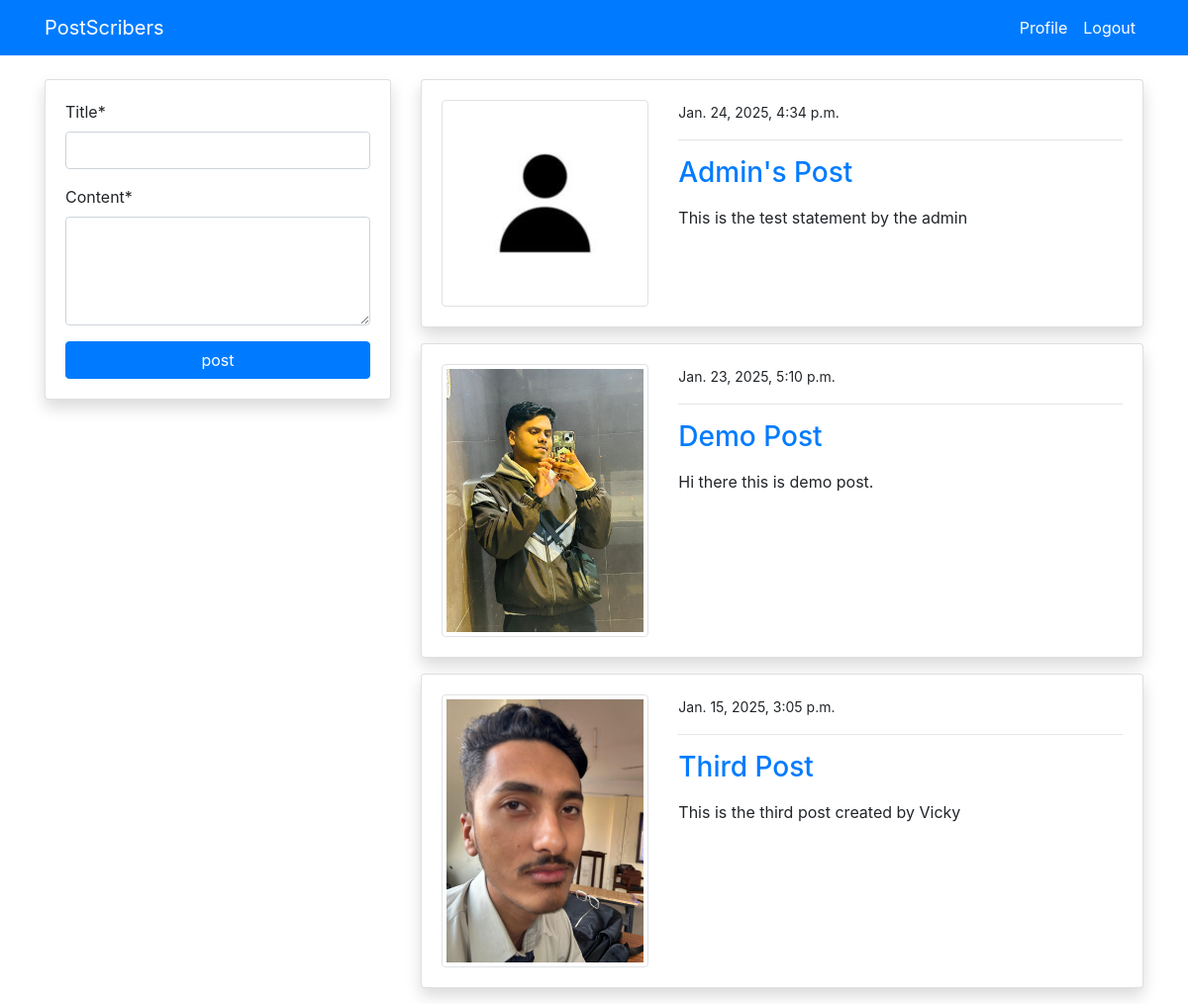
Page /blog/ (signed in) on the committed database.
### blog/models.py (models this page shows, shortened)
class PostModel(models.Model):
    title = models.CharField(max_length=255)
    content = models.TextField()
    author = models.ForeignKey(User, on_delete=models.CASCADE)
    date_created = models.DateTimeField(auto_now_add=True)
    class  Meta:
        ordering = ('-date_created',)

### users/models.py (models this page shows, shortened)
class ProfileModel(models.Model):
    user = models.OneToOneField(User, on_delete=models.CASCADE)
    image =models.ImageField(default='image.png', upload_to='profile', validators=[FileExtensionValidator(['png','jpg'])])
    bio = models.TextField(max_length=500, blank=True)

### blog/views.py (the view, shortened to what this page needs)
# urls.py: path('blog/', views.index, name='blog-index'),
def index(request):
    posts = PostModel.objects.all()
    form = PostModelForm()
    context ={
        'posts': posts,
        'form': form
    }
    return render(request, 'blog/index.html',context)

### blog/forms.py
class PostModelForm(forms.ModelForm):
    content =forms.CharField(widget=forms.Textarea(attrs={'rows': 4}))
    class Meta:
        model = PostModel
        fields = ('title', 'content')

### blog/templates/blog/index.html (shortened to what this page needs)
{% extends "partials/base.html" %}
{% load crispy_forms_tags %}
{% block content %}
 <div class="container">
    <div class="row mt-5 pt-3">
        <div class="col-md-4">
            <div class="card my-3 shadow" >
                <div class="card-body" >
                    <form method="POST">
                        {{ form|crispy }}
                        <input class='btn btn-primary btn-block' type="submit" value="post">
                    </form>
                </div>
            </div>
        </div>
        <div class="col-md-8">
            {% for post in posts %}
            <div class="card shadow my-3" >
                <div class="card-body">
                    <div class="row">
                        <div class="col-md-4">
                            <img class="img-thumbnail" src="{{ post.author.profilemodel.image.url }}" alt="img">
                        </div>
                        <div class="col-md-8">
                            <small>{{ post.date_created }}</small>
                            <hr>
                            <a  class="h3" href="{% url 'blog-post-detail' post.id %} ">{{post.title}}</a>
                            <p class="text-justify my-3">
                                {{ post.content }}
                            </p>
                        </div>
                    </div>
                </div>
            </div>
            {% endfor %}
        </div>
    </div>
 </div>
{% endblock %}

### rows in the picture
PostModel: author.profilemodel.image (picture), date_created "Jan. 24, 2025, 4:34 p.m.", title "Admin's Post", content "This is the test statement by the admin"
PostModel: author.profilemodel.image (picture), date_created "Jan. 23, 2025, 5:10 p.m.", title "Demo Post", content "Hi there this is demo post."
PostModel: author.profilemodel.image (picture), date_created "Jan. 15, 2025, 3:05 p.m.", title "Third Post", content "This is the third post created by Vicky"
